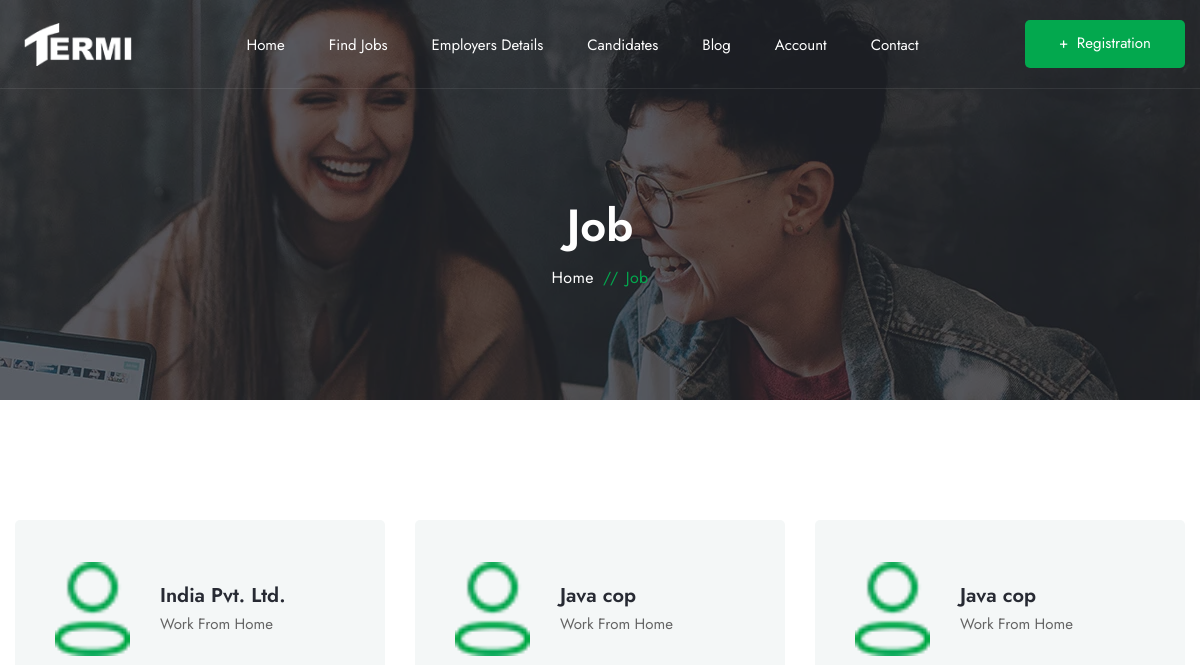
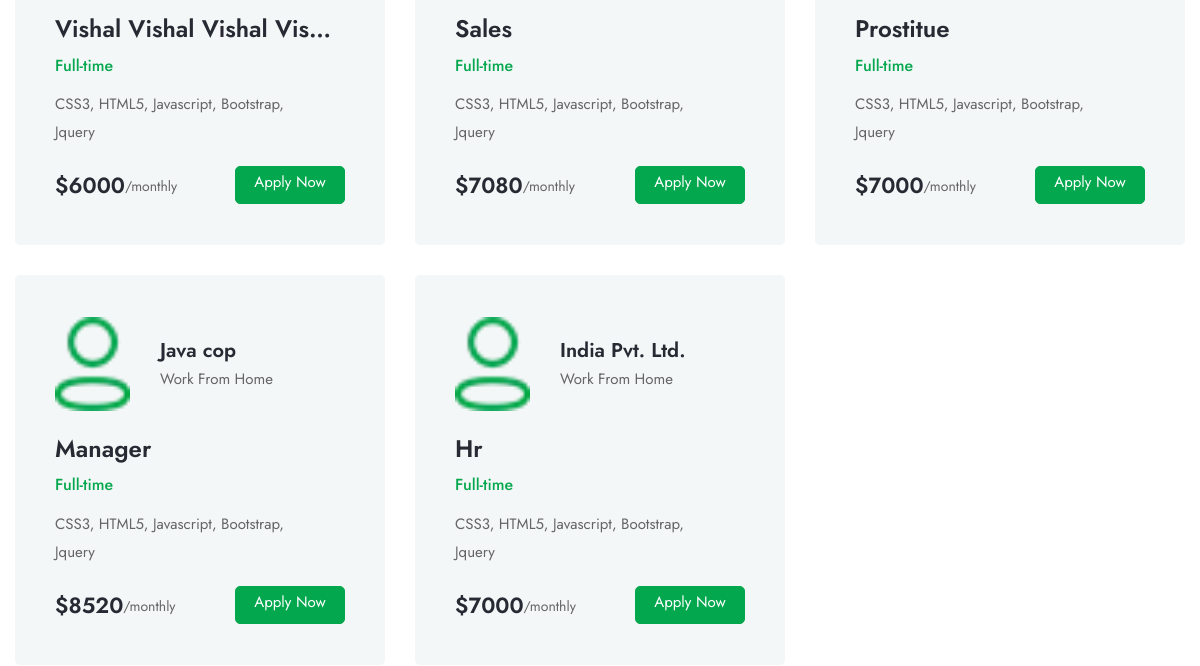
The app's page /jobs/ (upper part), older data (2 pictures, top to bottom).
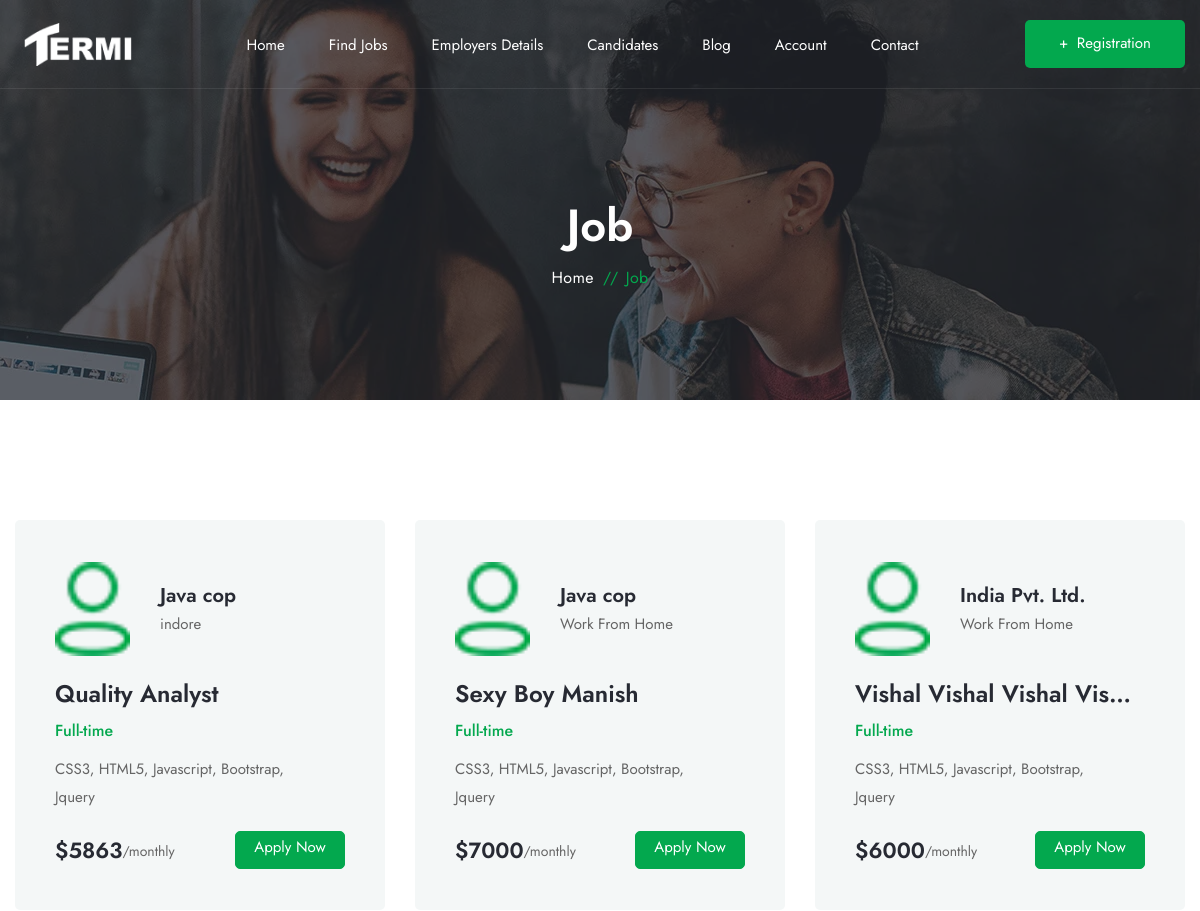
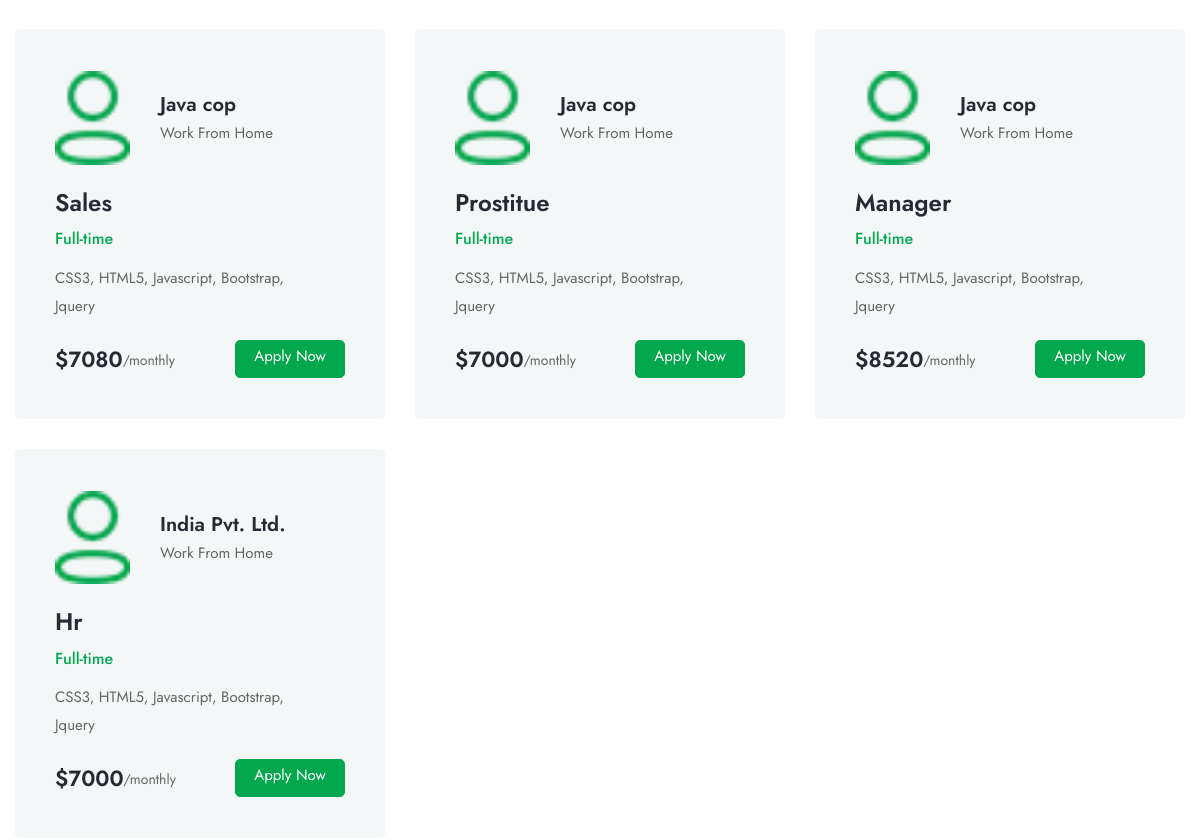
The same page, newer data (2 pictures, top to bottom).
### intern/models.py (models this page shows, shortened)
class Job(models.Model):
    jcname = models.ForeignKey(Company_profile, on_delete=models.CASCADE)
    jposition = models.CharField(max_length=100)
    jtype = models.CharField(max_length=50)
    jcreated = models.DateTimeField(auto_now_add=True)
    jlocation = models.CharField(max_length=500, default="Work From Home")
    jsalary = models.IntegerField(default="7000")
    jdesc = models.CharField(max_length=1000)

class Company_profile(models.Model):
    user = models.OneToOneField(User, on_delete=models.DO_NOTHING)
    cname = models.CharField(max_length=100)
    cemail = models.EmailField(max_length=100)
    clocation = models.CharField(max_length=1000)
    cphone = models.CharField(null=True, blank=False, max_length=12)
    cimage = models.ImageField(
        blank=True, upload_to='cprofile_img')
    cdescription = models.CharField(max_length=5000)
    created_at = models.DateTimeField(auto_now=True)
    def __str__(self):
        return self.cname

### intern/views.py (the view)
# urls.py: path('jobs/', views.jobs, name='jobs'),
def jobs(request):
    job_obj = reversed(Job.objects.all())
    count = 0
    job_ap = []
    for i in job_obj:
        ap = job_ap.append(i)
        count = count + 1
        if count > 12:
            break
    return render(request, 'jobsall.html', {"job": job_ap})

### intern/templates/jobsall.html (shortened to what this page needs)
{% extends 'base.html' %} {% load static %} {% block content %}
  <div
    class="page-header-area sec-overlay sec-overlay-black"
    data-bg-img="assets/img/photos/bg2.webp"
  >
    <div class="container pt--0 pb--0">
      <div class="row">
        <div class="col-12">
          <div class="page-header-content">
            <h2 class="title">Job</h2>
            <nav class="breadcrumb-area">
              <ul class="breadcrumb justify-content-center">
                <li><a href="index.html">Home</a></li>
                <li class="breadcrumb-sep">//</li>
                <li>Job</li>
              </ul>
            </nav>
          </div>
        </div>
      </div>
    </div>
  </div>
  <section class="recent-job-area recent-job-inner-area">
    <div class="container">
      <div class="row">
        {% for emp in job %}
        <div class="col-md-6 col-lg-4">
          <div class="recent-job-item recent-job-style2-item">
            <div class="company-info">
              <div class="logo">
                <a href="company-details.html"
                  ><img
                    src="assets/img/companies/w1.webp"
                    width="75"
                    height="75"
                    alt="Image-HasTech"
                /></a>
              </div>
              <div class="content">
                <h4 class="name">
                  <a href="company-details.html">{{emp.jcname}}</a>
                </h4>
                <p class="address">{{emp.jlocation}}</p>
              </div>
            </div>
            <div class="main-content">
              <h3 class="title">
                <a href="job-details.html"
                  >{{emp.jposition|truncatechars:25}}</a
                >
              </h3>
              <h5 class="work-type">Full-time</h5>
              <p class="desc">CSS3, HTML5, Javascript, Bootstrap, Jquery</p>
            </div>
            <div class="recent-job-info">
              <div class="salary">
                <h4>${{emp.jsalary}}</h4>
                <p>/monthly</p>
              </div>
              <a
                class="btn-theme btn-sm"
                href="{% url 'company_view' emp.jcname %}"
                >Apply Now</a
              >
            </div>
          </div>
        </div>
        {% endfor %}
      </div>
    </div>
  </section>
{% endblock content %}

### intern/templates/base.html (shortened to what this page needs)
{% load static %}
<!DOCTYPE html>
<html lang="zxx">
  <head>
    <link rel="stylesheet" href="https://cdn.jsdelivr.net/npm/bootstrap@4.0.0/dist/css/bootstrap.min.css">
    <link href="{% static 'css/bootstrap.min.css' %}" rel="stylesheet" />
    <link href="{% static 'css/swiper.min.css' %}" rel="stylesheet" />
    <link href="{% static 'css/fancybox.min.css' %}" rel="stylesheet" />
    <link href="{% static 'css/aos.min.css' %}" rel="stylesheet" />
    <link href="{% static 'css/style.css' %}" rel="stylesheet" />
  </head>
  <body>
    <div class="wrapper">
      <header class="header-area transparent">
        <div class="container">
          <div class="row no-gutter align-items-center position-relative">
            <div class="col-12">
              <div class="header-align">
                <div class="header-align-start">
                  <div class="header-logo-area">
                    <a href={% url 'home' %}>
                      <img
                        class="logo-main"
                        src="{% static 'img/logo-light.png' %}"
                        alt="Logo"
                      />
                  </div>
                </div>
                <div class="header-align-center">
                  <div class="header-navigation-area position-relative">
                    <ul class="main-menu nav">
                      <li>
                        <a href="{% url 'home' %}"><span>Home</span></a>
                      </li>
                      <li class="has-submenu">
                        <a href="#/"><span>Find Jobs</span></a>
                      </li>
                      <li>
                        <a href="employers-details.html"
                          ><span>Employers Details</span></a
                        >
                      </li>
                      <li class="has-submenu">
                        <a href="#/"><span>Candidates</span></a>
                      </li>
                      <li class="has-submenu">
                        <a href="#/"><span>Blog</span></a>
                      </li>
                      <li class="has-submenu">
                        {% if user.is_authenticated %}
                        <a href="#/"><span>Account</span></a>
                        <ul class="submenu-nav">
                          <li>
                            <a href="about-us.html"><span>Profile</span></a>
                          </li>
                          <li>
                            <a href="{% url 'logout' %}"><span>Logout</span></a>
                          </li>
                        </ul>
                        {% else %}
                        <a href="#/"><span>Account</span></a>
                        {% endif %}
                      </li>
                      <li class="has-submenu">
                        <a href="#/"><span>Contact</span></a>
                      </li>
                    </ul>
                  </div>
                </div>
                <div class="header-align-end">
                  <div class="header-action-area">
                    {% if user.is_authenticated %}
                    <a class="btn-registration" href={% url 'company_profile' %}
                      ><span></span> {{user.username}}</a
                    >
                    {% else %}
                    <a class="btn-registration" href={% url 'register' %}
                      ><span>+</span> Registration</a
                    >
                    {% endif %}
                  </div>
                </div>
              </div>
            </div>
          </div>
        </div>
      </header>
       {% block content %}{% endblock content %}
    </div>
  </body>
</html>

Row changes from the older to the newer data that the page shows:
added Job: jcname "Java cop", jlocation "indore", jposition "Quality Analyst", jsalary "5863"
added Job: jcname "Java cop", jlocation "Work From Home", jposition "Sexy Boy Manish", jsalary "7000"
